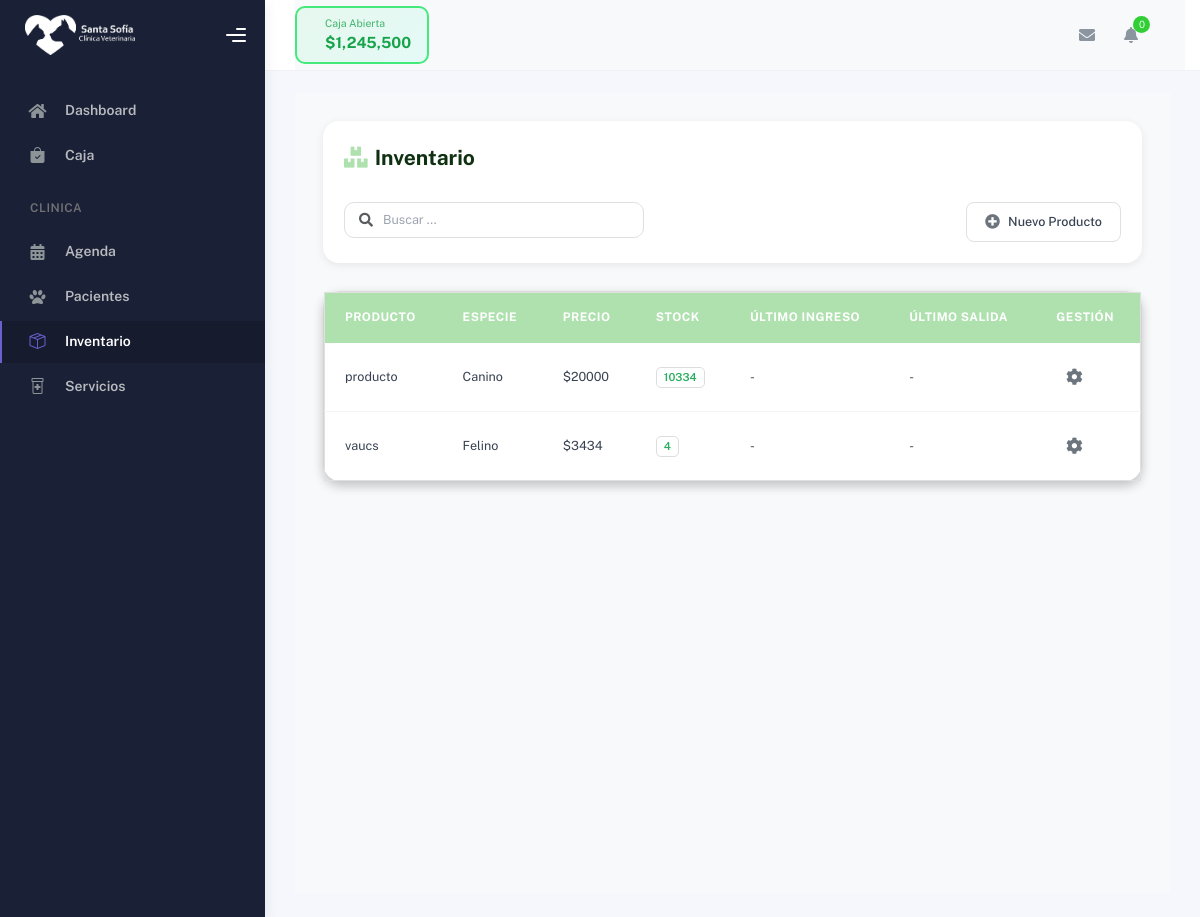
The page /hospital/inventario/ on the database as committed earlier.
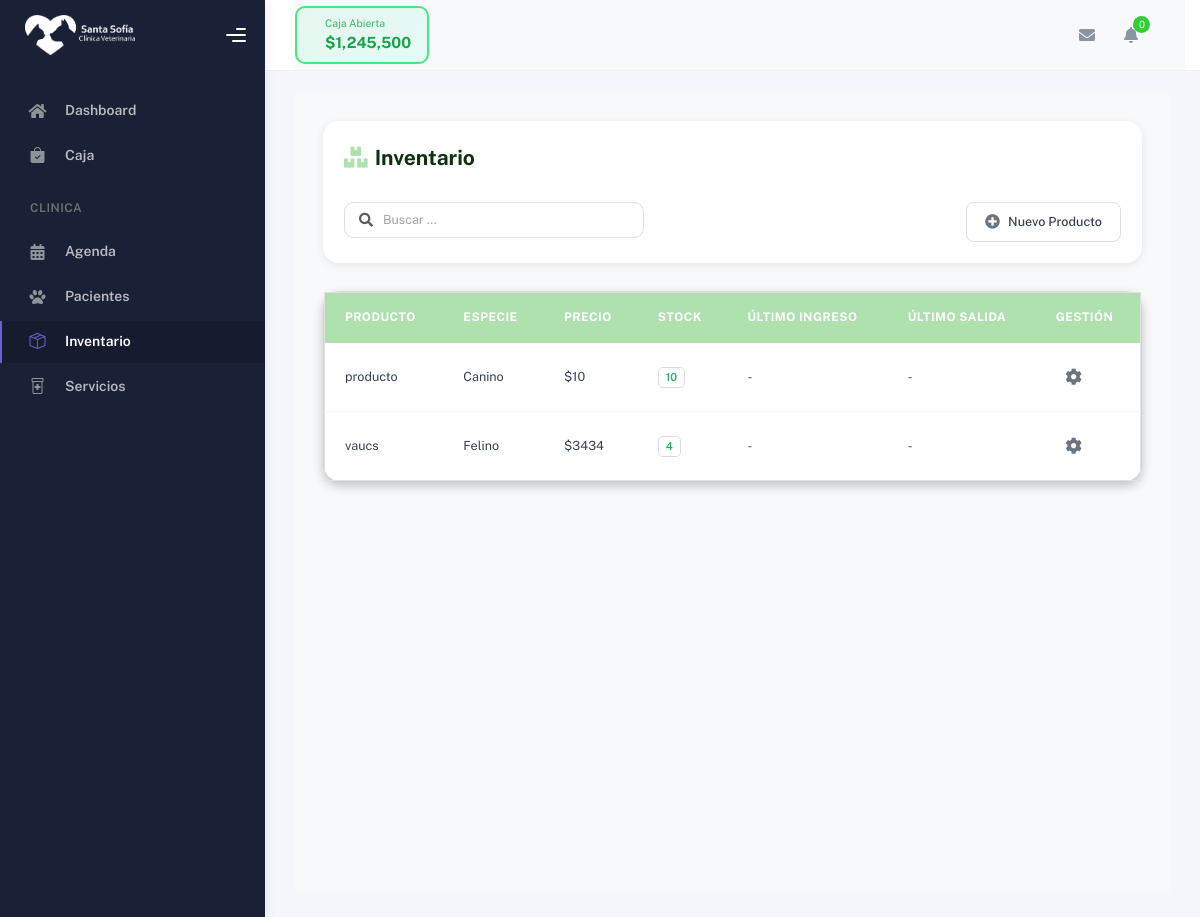
The same page on the database as committed later.
### hospital/models.py (models this page shows, shortened)
class Insumo(models.Model):
    TIPO_MOVIMIENTO_CHOICES = [
        ('entrada', 'Entrada de Stock'),
        ('venta', 'Venta'),
        ('consulta', 'Uso en Consulta'),
        ('hospitalizacion', 'Uso en Hospitalización'),
        ('ajuste_manual', 'Ajuste Manual'),
        ('devolucion', 'Devolución'),
        ('registro_inicial', 'Registro Inicial'),
    ]
    idInventario = models.AutoField(primary_key=True)
    medicamento = models.CharField(max_length=200)
    sku = models.CharField(max_length=100, blank=True, null=True)
    especie = models.CharField(max_length=50, blank=True, null=True)
    descripcion = models.TextField(blank=True, null=True)
    ml_contenedor = models.DecimalField(max_digits=10, decimal_places=2, null=True, blank=True, verbose_name="ML en Contenedor")
    tipo = models.CharField(max_length=50, null=True, blank=True, verbose_name="Tipo de Producto")
    precio_venta = models.FloatField(default=0)
    stock_actual = models.IntegerField(default=0)
    precauciones = models.TextField(blank=True, null=True)
    contraindicaciones = models.TextField(blank=True, null=True)
    efectos_adversos = models.TextField(blank=True, null=True)
    dosis_ml = models.FloatField(blank=True, null=True)
    peso_kg = models.FloatField(blank=True, null=True)
    fecha_creacion = models.DateTimeField(default=timezone.now, verbose_name="Fecha de Registro")
    ultimo_ingreso = models.DateTimeField(null=True, blank=True)
    ultimo_movimiento = models.DateTimeField(null=True, blank=True)
    tipo_ultimo_movimiento = models.CharField(
        max_length=20,
        choices=TIPO_MOVIMIENTO_CHOICES,
        null=True,
        blank=True
    )
    usuario_ultimo_movimiento = models.ForeignKey(
        settings.AUTH_USER_MODEL,
        on_delete=models.SET_NULL,
        null=True,
        blank=True,
        related_name='movimientos_insumos'
    )
    class Meta:
        db_table = "Insumo"
        ordering = ["medicamento"]

### hospital/views.py (the view)
# urls.py: path('inventario/', views.inventario, name='inventario'),
def inventario(request):
    insumos = Insumo.objects.all()
    return render(request, 'inventario/inventario.html', {'insumos': insumos})

### hospital/templates/inventario/inventario.html (shortened to what this page needs)
{% extends "partials/base_table.html" %}
{% load static %}
{% block extra_css %}
<link rel="stylesheet" href="{% static 'css/style_inventario.css' %}" type="text/css" media="all">
{% endblock %}
{% block table_title %}
<i class="fas fa-boxes"></i> Inventario
{% endblock %}
{% block table_buttons %}
<button type="button" onclick="abrirModalNuevoProducto()">
    <i class="fas fa-plus-circle"></i> Nuevo Producto
</button>
{% endblock %}
{% block table_columns %}
<th>Producto</th>
<th>Especie</th>
<th>Precio</th>
<th>Stock</th>
<th>Último Ingreso</th>
<th>Último Salida</th>
<th>Gestión</th>
{% endblock %}
{% block table_rows %}
{% for insumo in insumos %}
<tr data-id="{{ insumo.idInventario }}" data-especie="{{ insumo.especie|default_if_none:'' }}"
    data-tipo="{{ insumo.tipo|default_if_none:'' }}" data-stock="ok"
    data-dosis-ml="{{ insumo.dosis_ml|default_if_none:'' }}" data-peso-kg="{{ insumo.peso_kg|default_if_none:'' }}"
    data-ml-contenedor="{{ insumo.ml_contenedor|default_if_none:'' }}">
    <td>{{ insumo.medicamento }}</td>
    <td>{{ insumo.especie }}</td>
    <td>${{ insumo.precio_venta|floatformat:0 }}</td>
    <td><span class="badge stock-ok">{{ insumo.stock_actual }}</span></td>
    <td>-</td>
    <td>-</td>
    <td>
        <div class="manage-wheel">
            <button type="button" onclick="toggleWheel(this)">
                <i class="fas fa-cog"></i>
            </button>
        </div>
    </td>
</tr>
{% empty %}
<tr>
    <td colspan="7">No hay productos en inventario.</td>
</tr>
{% endfor %}
{% endblock %}

### templates/partials/base_table.html (shortened to what this page needs)
{% extends "partials/base.html" %}
{% load static %}
{% block styles %}
<link rel="stylesheet" href="{% static 'css/base/tables_base.css' %}?v=4" type="text/css" media="all">
{% endblock %}
{% block content %}
<div class="table-page-content">
    <div class="container-fluid">
        <div class="table-header">
            <h4>
                {% block table_title %}{% endblock %}
            </h4>
            <div class="table-header-controls">
                <div class="search-bar">
                    <i class="fas fa-search text-muted"></i>
                    <input type="text" id="searchInput" placeholder="Buscar ...">
                </div>
            </div>
            <div class="table-actions">
                <div class="table-action-buttons">
                    {% block table_buttons %}{% endblock %}
                </div>
            </div>
        </div>
        <div class="vet-table">
            <table id="vet-table" class="vet-table">
                <thead>
                    <tr>
                        {% block table_columns %}{% endblock %}
                    </tr>
                </thead>
                <tbody>
                    {% block table_rows %}{% endblock %}
                </tbody>
            </table>
        </div>
    </div>
</div>
{% endblock %}

### templates/partials/base.html (shortened to what this page needs)
{% load static %}
{% block base %}
<!DOCTYPE html>
<html lang="es">
<head>
    <link href="https://cdn.jsdelivr.net/npm/bootstrap@5.3.0/dist/css/bootstrap.min.css" rel="stylesheet">
    <link rel="stylesheet" href="https://cdnjs.cloudflare.com/ajax/libs/font-awesome/6.4.0/css/all.min.css">
    <link rel="stylesheet" href="{% static 'css/plugins.min.css' %}" />
    <link rel="stylesheet" href="{% static 'css/kaiadmin.min.css' %}" />
    <link rel="stylesheet" href="{% static 'css/dashboard_style.css' %}" />
    <link rel="stylesheet" href="https://cdn.jsdelivr.net/npm/bootstrap-icons@1.11.1/font/bootstrap-icons.css">
    <link rel="stylesheet" href="{% static 'css/base/modals_base.css' %}" />
    {% block extra_css %}{% endblock %}
    {% block styles %}{% endblock %}
</head>
<body>
    <div class="wrapper">
        {% include 'partials/sidebar.html' %}
        <div class="main-panel">
            {% include 'partials/topbar.html' %}
            <div class="container">
                <div class="page-inner">
                    {% block content %}{% endblock %}
                </div>
            </div>
        </div>
    </div>
</body>
</html>
{% endblock %}

### templates/partials/sidebar.html (shortened to what this page needs)
{% load static %}
<link rel="stylesheet" href="https://cdn.jsdelivr.net/npm/bootstrap-icons@1.13.1/font/bootstrap-icons.min.css">
<div class="sidebar" data-background-color="dark">
    <div class="sidebar-logo">
        <div class="logo-header" data-background-color="dark">
            <a href="{% url 'dashboard' %}" class="logo">
                <img src="{% static 'img/logo.png' %}" alt="navbar brand" class="navbar-brand" height="40" />
            </a>
            <div class="nav-toggle">
                <button class="btn btn-toggle toggle-sidebar">
                    <i class="gg-menu-right"></i>
                </button>
            </div>
        </div>
    </div>
    <div class="sidebar-wrapper scrollbar scrollbar-inner">
        <div class="sidebar-content">
            <ul class="nav nav-secondary">
                <li class="nav-item {% if request.resolver_match.url_name == 'dashboard' %}active{% endif %}">
                    <a href="{% url 'dashboard' %}">
                        <i class="fas fa-home"></i>
                        <p>Dashboard</p>
                    </a>
                </li>
                <li class="nav-item {% if request.resolver_match.app_name == 'caja' %}active{% endif %}">
                    <a href="{% url 'caja:cashregister' %}">
                        <i class="bi bi-bag-check-fill"></i>
                        <p>Caja</p>
                    </a>
                </li>
                <li class="nav-section">
                    <h4 class="text-section">CLINICA</h4>
                </li>
                <li class="nav-item {% if request.resolver_match.url_name == 'agenda' %}active{% endif %}">
                    <a href="{% url 'agenda:agenda' %}">
                        <i class="fas fa-calendar-alt"></i>
                        <p>Agenda</p>
                    </a>
                </li>
                <li class="nav-item {% if request.resolver_match.url_name == 'pacientes' %}active{% endif %}">
                    <a href="{% url 'hospital:pacientes' %}">
                        <i class="fas fa-paw"></i>
                        <p>Pacientes</p>
                    </a>
                </li>
                <li class="nav-item {% if request.resolver_match.url_name == 'inventario' %}active{% endif %}">
                    <a href="{% url 'hospital:inventario' %}">
                        <i class="bi bi-box-seam"></i>
                        <p>Inventario</p>
                    </a>
                </li>
                <li class="nav-item {% if request.resolver_match.url_name == 'servicios' %}active{% endif %}">
                    <a href="{% url 'hospital:servicios' %}">
                        <i class="bi bi-prescription2"></i>
                        <p>Servicios</p>
                    </a>
                </li>
        </div>
    </div>
</div>

### templates/partials/topbar.html (shortened to what this page needs)
{% load static %}
<div class="main-header">
    <nav class="navbar navbar-header navbar-header-transparent navbar-expand-lg border-bottom">
        <div class="container-fluid">
            <nav class="navbar navbar-header-left navbar-expand-lg p-0 d-none d-lg-flex">
                <div class="cash-status-btn open" id="cashStatusBtn" onclick="toggleCashRegister()">
                    <div class="status-info">
                        <h6 id="cashStatusLabel">Caja Abierta</h6>
                        <div class="amount" id="cashAmount">$1,245,500</div>
                    </div>
                </div>
            </nav>
            <ul class="navbar-nav topbar-nav ms-md-auto align-items-center">
                <li class="nav-item topbar-icon dropdown hidden-caret">
                    <a class="nav-link dropdown-toggle" href="#" id="messageDropdown" role="button"
                        data-bs-toggle="dropdown" aria-haspopup="true" aria-expanded="false">
                        <i class="fa fa-envelope"></i>
                    </a>
                </li>
                <li class="nav-item topbar-icon dropdown hidden-caret">
                    <a class="nav-link dropdown-toggle" href="#" id="notifDropdown" role="button"
                        data-bs-toggle="dropdown" aria-haspopup="true" aria-expanded="false">
                        <i class="fa fa-bell"></i>
                        <span class="notification">0</span>
                    </a>
                </li>
                <li class="nav-item topbar-user dropdown hidden-caret">
                    <a class="dropdown-toggle profile-pic" data-bs-toggle="dropdown" href="#" aria-expanded="false">
                    </a>
                </li>
            </ul>
        </div>
    </nav>
</div>

### static/css/dashboard_style.css (style rules this page uses)
:root { --primary-color: #afe1af; --primary-hover: #89c57c; --text-dark: #103012; }
.stock-ok { color: #27ae60; font-weight: 600; }

### static/css/base/modals_base.css (style rules this page uses)
:root { --primary-color: #afe1af; --primary-hover: #89c57c; --text-dark: #103012; --bg-light: #f8f9fa; --border-color: #e0e0e0; --shadow-sm: 0 2px 8px rgba(0, 0, 0, 0.08); --shadow-md: 0 4px 12px rgba(0, 0, 0, 0.12); --grey: #afafaf; --grey-hover: #a8a8a8; }

### hospital/Static/css/style_inventario.css (style rules this page uses)
:root { --primary-color: #afe1af; --primary-hover: #89c57c; --text-dark: #103012; --bg-light: #f8f9fa; --border-color: #e0e0e0; --shadow-sm: 0 2px 8px rgba(0, 0, 0, 0.08); --shadow-md: 0 4px 12px rgba(0, 0, 0, 0.12); }

### templates/partials/topbar.html (style rules this page uses)
.main-header { z-index: 10!important; }
.navbar-header-left .cash-status-btn { margin: 0; }
.cash-status-btn { display: flex; align-items: center; gap: 12px; padding: 8px 16px; border-radius: 10px; border: 2px solid; font-weight: 600; transition: all 0.3s ease; cursor: pointer; }
.cash-status-btn.open { background: linear-gradient(135deg, rgba(67, 233, 123, 0.1) 0%, rgba(56, 249, 215, 0.1) 100%); border-color: #43e97b; color: #16a34a; }
.cash-status-btn .status-info h6 { margin: 0; font-size: 0.75rem; opacity: 0.8; }
.cash-status-btn .status-info .amount { margin: 0; font-size: 1.1rem; font-weight: 700; }

Rows that differ between the two databases and show on the page:
changed Insumo "producto": precio_venta "20000" → "10"; stock_actual "10334" → "10"
